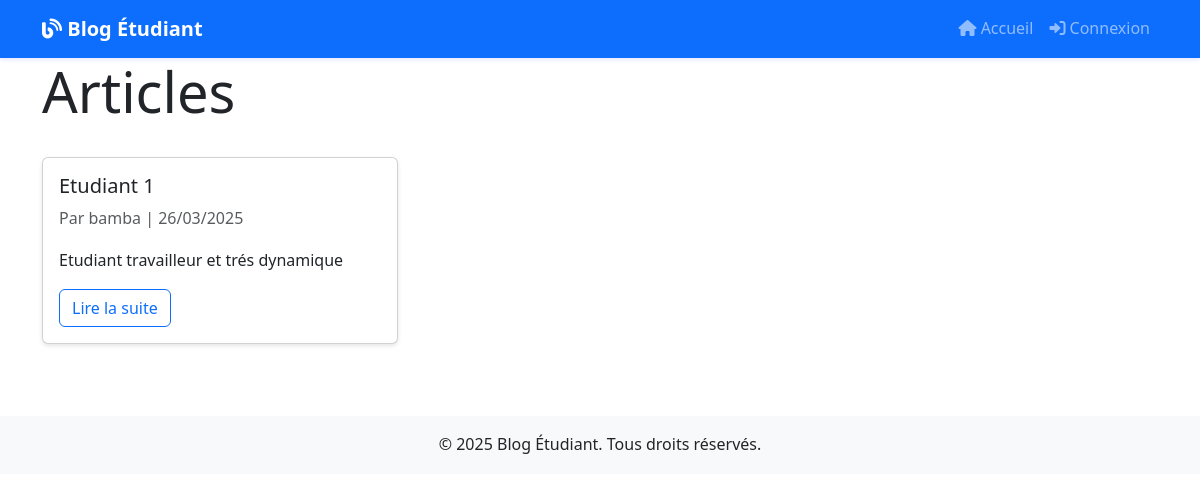
The page / on the database its author committed.
### blog/models.py (models this page shows, shortened)
class Article(models.Model):
    titre = models.CharField(max_length=200)
    contenu = models.TextField()
    date_publication = models.DateTimeField(default=timezone.now)
    auteur = models.ForeignKey(User, on_delete=models.CASCADE)
    image = models.ImageField(upload_to='articles/', null=True, blank=True)
    statut = models.CharField(max_length=20, choices=[
        ('brouillon', 'Brouillon'),
        ('publie', 'Publié')
    ], default='brouillon')
    nom_etudiant = models.CharField(max_length=100, default='')
    prenom_etudiant = models.CharField(max_length=100, default='')
    numero_etudiant = models.CharField(max_length=20, default='')
    filiere = models.CharField(max_length=100, default='')
    niveau = models.CharField(max_length=50, default='')
    email_etudiant = models.EmailField(default='')
    telephone = models.CharField(max_length=20, default='')
    date_naissance = models.DateField(null=True, blank=True)
    photo_etudiant = models.ImageField(upload_to='etudiants/', null=True, blank=True)
    class Meta:
        ordering = ['-date_publication']

### blog/views.py (the view)
# urls.py: path('', ArticleListView.as_view(), name='article-list'),
class ArticleListView(ListView):
    model = Article
    template_name = 'blog/article_list.html'
    context_object_name = 'articles'
    paginate_by = 10

### blog/templates/blog/article_list.html (shortened to what this page needs)
{% extends "blog/base.html" %}
{% block content %}
<div class="row">
    <div class="col-md-12 mb-4">
        <h1 class="display-4">Articles</h1>
    </div>
</div>
<div class="row">
    {% for article in articles %}
    <div class="col-md-4 mb-4">
        <div class="card article-card h-100">
            <div class="card-body">
                <h5 class="card-title">{{ article.titre }}</h5>
                <p class="card-text text-muted">
                    Par {{ article.auteur.username }} | {{ article.date_publication|date:"d/m/Y" }}
                </p>
                <p class="card-text">{{ article.contenu|truncatewords:30 }}</p>
                <a href="{% url 'article-detail' article.pk %}" class="btn btn-outline-primary">Lire la suite</a>
            </div>
        </div>
    </div>
    {% empty %}
    <div class="col-12">
        <p class="text-center">Aucun article n'a été publié pour le moment.</p>
    </div>
    {% endfor %}
</div>
{% endblock %}

### blog/templates/blog/base.html (style rules this page uses)
body { font-family: 'Segoe UI', Tahoma, Geneva, Verdana, sans-serif; line-height: 1.6; }
.article-card { transition: transform 0.2s; }
.card { box-shadow: 0 2px 4px rgba(0,0,0,0.1); }

### rows shown on the page
Article: titre "Etudiant 1", auteur.username "bamba", date_publication "26/03/2025", contenu "Etudiant travailleur et trés dynamique"
